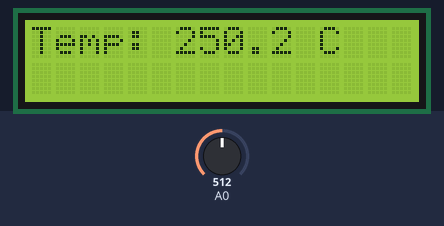
Recording of a sketch running on a simulated Arduino Uno, built with avr-gcc and run on an emulated ATmega328P. Shown: 16×2 character LCD. The test bench sets the inputs (shaded band); at power-on: A0 = 512. What the sketch prints to the serial monitor is not drawn.

Above: at 1.2 s.
1.3 s: A0 set to 716
At 3.3 s:
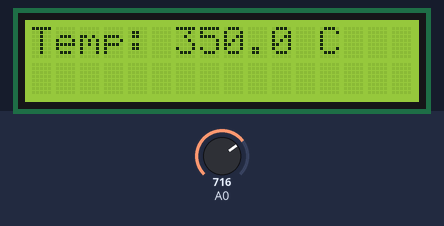
3.6 s: A0 set to 900
At 5.2 s:
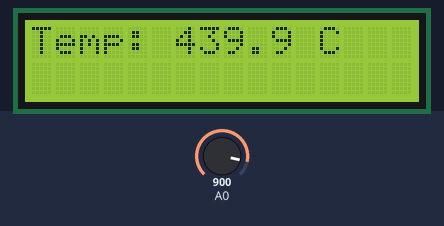
5.6 s: A0 set to 1023
At 7.1 s:
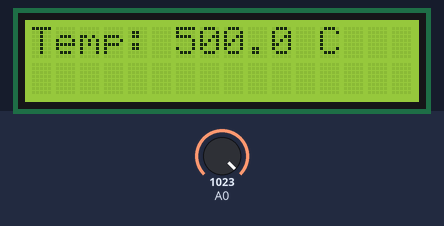
Timing chart, 0 to 8.6 s (numbered marks = the images above; inputs shaded):
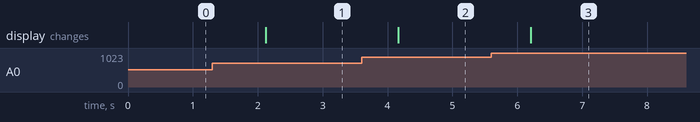

The sketch:

temperature.ino
```cpp
#include <Wire.h>
#include <LiquidCrystal_I2C.h>

LiquidCrystal_I2C lcd(0x27, 16, 2);

void setup() {
  Serial.begin(9600);
  lcd.init();           // Initialise l'afficheur LCD
  lcd.backlight();      // Active le rétroéclairage
}

void loop() {
  int num = analogRead(A0);
  float voltage = num * (5.0 / 1023.0);
  float temperature = voltage * 100.0;

  Serial.print("Valeur numérique ");
  Serial.print(num);
  Serial.print(" | Tension: ");
  Serial.print(voltage, 3);
  Serial.print(" V | Température: ");
  Serial.print(temperature);
  Serial.println(" °C");

  lcd.clear();
  lcd.setCursor(0, 0);
  lcd.print("Temp: ");
  lcd.print(temperature, 1); // Affiche 1 chiffre après la virgule
  lcd.print(" C");

  delay(1000);
}
```

Measured:
- after the input at 1.3 s, the display: changes after 0.83 s (image 1)
- after the input at 3.6 s, the display: changes after 0.57 s (image 2)
- after the input at 5.6 s, the display: changes after 0.61 s (image 3)
